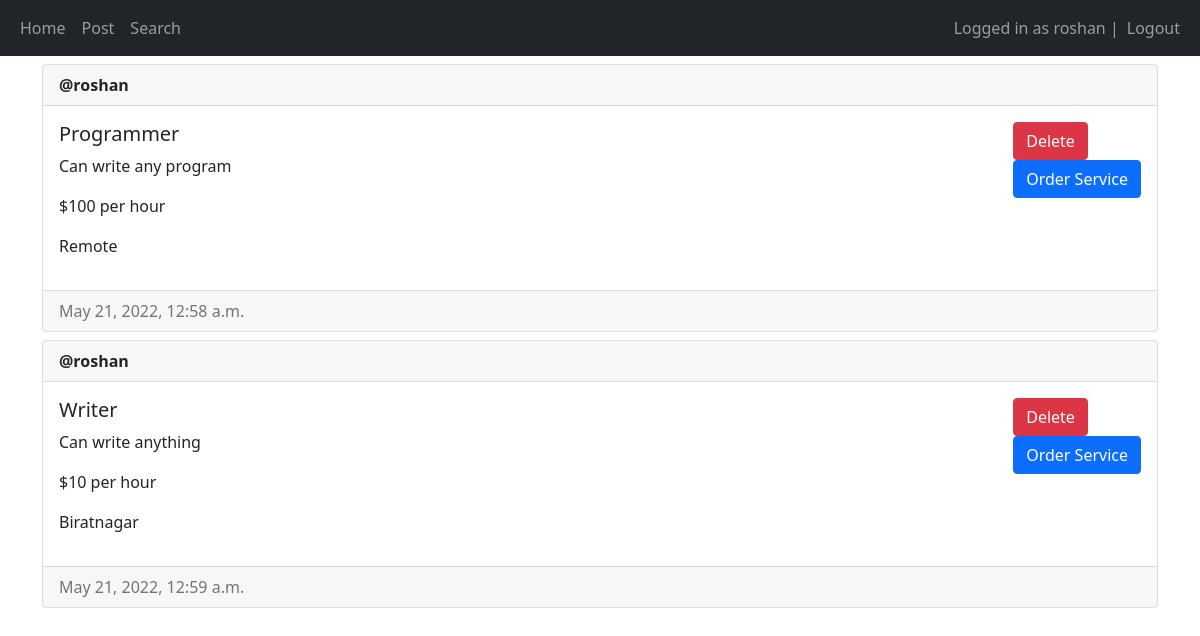
The app's page / (signed in), older data.
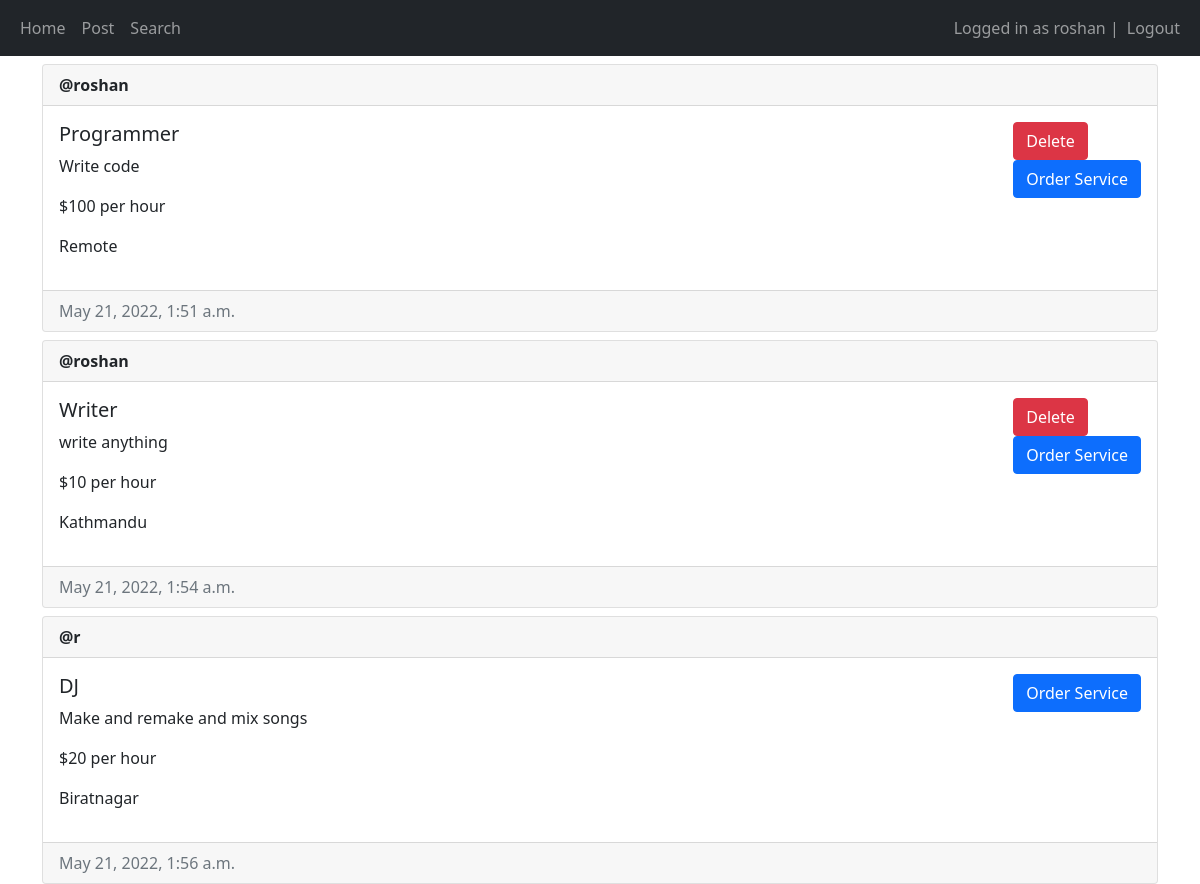
The same page, newer data.
### handyman/models.py (models this page shows, shortened)
class Post(models.Model):
    author = models.ForeignKey(User, on_delete=models.CASCADE)
    title = models.CharField(max_length=200)
    description = models.TextField(max_length=500)
    price = models.TextField(max_length=300)
    location = models.CharField(max_length=200)
    created_at = models.DateTimeField(auto_now=True)

### handyman/views.py (the view, shortened to what this page needs)
# urls.py: path('', views.home, name='home'),
@login_required(login_url="/login")
def home(request):
    posts = Post.objects.all()
    return render(request, 'main/home.html', {"posts": posts})

### handyman/templates/main/home.html (shortened to what this page needs)
{% extends 'main/base.html' %} {% block title %}Home Page{% endblock %}
{% block content %} {% for post in posts %}
<div class="card mt-2">
  <div class="card-header"><strong>@{{ post.author.username }}</strong></div>
  <div class="card-body d-flex flex-row justify-content-between">
    <div>
      <h5 class="card-title">{{post.title}}</h5>
      <p>{{post.description}}</p>
      <p>{{post.price}}</p>
      <p>{{post.location}}
    </div>
    <div>
      {% if user == post.author or perms.main.delete_post %}
      <form method="post">
        <button
          type="submit"
          class="btn btn-danger"
          name="post-id"
          value="{{post.id}}"
        >
          Delete
        </button>
      </form>
      {% endif %}
      <form method="post">
        <button
          type="submit"
          class="btn btn-primary"
          name="post-id"
          value="{{post.id}}"
        >
          Order Service
        </button>
    </div>
  </div>
  <div class="card-footer text-muted">{{post.created_at}}</div>
</div>
{% empty %}
<p>No posts yet :(</p>
{% endfor %} {% endblock %}

### handyman/templates/main/base.html (shortened to what this page needs)
<!DOCTYPE html>
<html lang="en">
  <head>
    <link
      href="https://cdn.jsdelivr.net/npm/bootstrap@5.1.3/dist/css/bootstrap.min.css"
      rel="stylesheet"
    />
  </head>
  <body>
    <nav class="navbar navbar-expand-lg navbar-dark bg-dark">
      <div class="container-fluid">
        <div>
          <ul class="navbar-nav">
            <li class="nav-item">
              <a class="nav-link" href="/home">Home</a>
            </li>
            <li class="nav-item">
              <a class="nav-link" href="/create-post">Post</a>
            </li>
            <li class="nav-item">
              <a class="nav-link" href="/search">Search</a>
            </li>
          </ul>
        </div>
        <div>
          <ul class="navbar-nav">
            {% if user.is_authenticated %}
            <span class="navbar-text">Logged in as {{user.username}} | </span>
            <li class="nav-item">
              <a class="nav-link" href="/logout">Logout</a>
            </li>
            {% else %}
            <li class="nav-item">
              <a class="nav-link" href="/login">Login</a>
            </li>
            {% endif %}
          </ul>
        </div>
      </div>
    </nav>
    <div class="container">{% block content %} {% endblock %}</div>
  </body>
</html>

Row changes from the older to the newer data that the page shows:
removed Post: author.username "roshan", title "Programmer", description "Can write any program", price "$100 per hour", location "Remote", {{ post.id }} 1 (drawn), created_at "May 21, 2022, 12:58 a.m."
removed Post: author.username "roshan", title "Writer", description "Can write anything", price "$10 per hour", location "Biratnagar", {{ post.id }} 2 (drawn), created_at "May 21, 2022, 12:59 a.m."
added Post: author.username "roshan", title "Programmer", description "Write code", price "$100 per hour", location "Remote", {{ post.id }} 5 (drawn), created_at "May 21, 2022, 1:51 a.m."
added Post: author.username "roshan", title "Writer", description "write anything", price "$10 per hour", location "Kathmandu", {{ post.id }} 6 (drawn), created_at "May 21, 2022, 1:54 a.m."
added Post: author.username "r", title "DJ", description "Make and remake and mix songs", price "$20 per hour", location "Biratnagar", {{ post.id }} 7 (drawn), created_at "May 21, 2022, 1:56 a.m."
